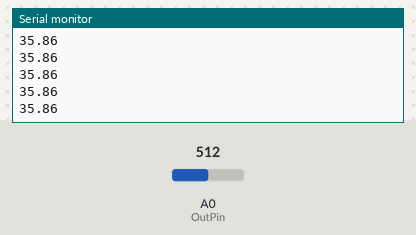
A sketch run on a simulated Arduino Uno, built with avr-gcc and run on an emulated ATmega328P. Parts: the last lines printed to the serial monitor. The test bench sets the inputs (shaded band); at power-on: A0 (OutPin) = 512.

Above: at 1.2 s.
1.3 s: A0 (OutPin) set to 716
At 1.34 s:
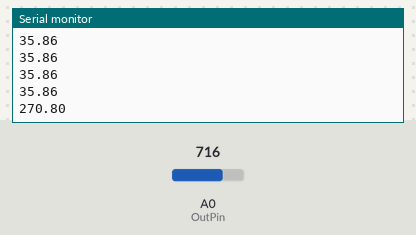
2.8 s: A0 (OutPin) set to 900
At 2.81 s:
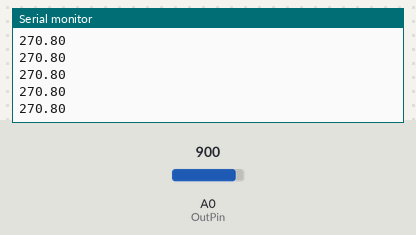
Timing chart, 0 to 5.8 s (numbered marks = the images above; inputs shaded):
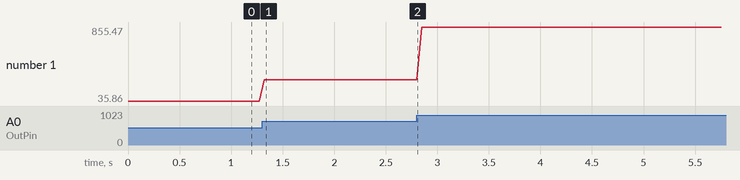

Measured:
- after the input at 1.3 s, the serial monitor: prints a new line at once (image 1)
- plotted number 1: 35.86 → 270.8 after the input at 1.3 s, 270.8 → 855.47 after the input at 2.8 s

The sketch:

WindSensor.ino
```cpp
/*
   A demo sketch for the Modern Device Rev P Wind Sensor
  Requires a Wind Sensor Rev P from Modern Device
  http://moderndevice.com/product/wind-sensor-rev-p/
  The Rev P requires at least at least an 8 volt supply. The easiest way to power it
  if you are using an Arduino is to use a 9 volt or higher supply on the external power jack
  and power the sensor from Vin.
  Hardware hookup
  Sensor     Arduino Pin
  Ground     Ground
  +10-12V      Vin
  Out          A0
  TMP          A2
  Paul Badger
  code in the public domain*/

const int OutPin  = A0;   // wind sensor analog pin  hooked up to Wind P sensor "OUT" pin
const int TempPin = A2;   // temp sesnsor analog pin hooked up to Wind P sensor "TMP" pin

void setup() {
  Serial.begin(9600);
}

void loop() {
  // Read wind.
  int windADunits = analogRead(OutPin);
  // Serial.print("RW ");   // print raw A/D for debug
  // Serial.print(windADunits);
  // Serial.print("\t");

  // Wind formula derived from a wind tunnel data,
  // annemometer and some fancy Excel regressions.
  // This scalin doesn't have any temperature correction in it yet.
  float offset = 264.0;
  float windMPH = windADunits < offset
                  ? 0
                  : pow((((float)windADunits - offset) / 85.6814), 3.36814);

  Serial.print(windMPH);
  Serial.print("\n");

  delay(50);
}
```
